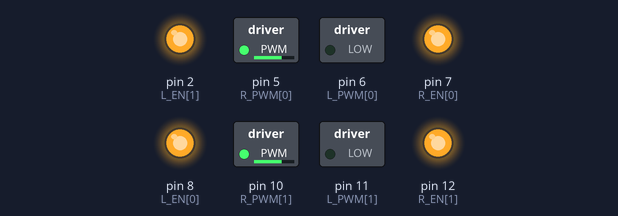
Recording of a sketch running on a simulated Arduino Uno, built with avr-gcc and run on an emulated ATmega328P. Shown: switched loads named in the sketch (green lamp = pin HIGH), output pins drawn as LEDs (lit = HIGH).

Above: at 0.1 s.
Timing chart, 0 to 1.6 s (numbered marks = the images above):
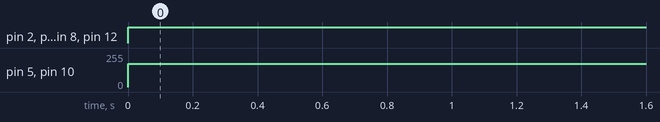

The sketch:

BTS7960_GEAR_MOTOR_2.ino
```cpp
// BTS7960(기어드 모터_수직이동)
const int R_EN[] = {7, 12};
const int L_EN[] = {8, 2};
const int R_PWM[] = {5, 10};
const int L_PWM[] = {6, 11};

const int Motor_Num = 2;

int currentSpeed[Motor_Num] = {0, 0};

const int Intermediary_Speed = 175;
const int Start_Speed = 70;
const int Speed_Increment = 5;
const int Max_Speed = 255;

// 기어드모터 핀 초기화
void setup() {
  for (int i = 0; i < Motor_Num; i++) {
    pinMode(R_EN[i], OUTPUT);
    pinMode(L_EN[i], OUTPUT);
    pinMode(R_PWM[i], OUTPUT);
    pinMode(L_PWM[i], OUTPUT);

    digitalWrite(R_EN[i], LOW);
    digitalWrite(L_EN[i], LOW);

    analogWrite(R_PWM[i], 0);
    analogWrite(L_PWM[i], 0);
  }
}

void loop () {
  Climb_Up();
}
// 기어드모터 2개 상승
void Climb_Up() {
  for (int i = 0; i < Motor_Num; i++) {
    Set_Motor(i);
  }
}

// 기어드모터 1개 속도 설정
void Set_Motor(int motor) {
  digitalWrite(R_EN[motor], HIGH);
  digitalWrite(L_EN[motor], HIGH);

  currentSpeed[motor] = Intermediary_Speed;

  analogWrite(R_PWM[motor], currentSpeed[motor]);
  analogWrite(L_PWM[motor], 0);
}

// 기어드모터 전체 정지
void Stop_Motors() {
  for (int i = 0; i < Motor_Num; i++) {
    analogWrite(R_PWM[i], 0);
    analogWrite(L_PWM[i], 0);

    digitalWrite(R_EN[i], LOW);
    digitalWrite(L_EN[i], LOW);

    currentSpeed[i] = 0;
  }
}
```

Measured:
- by itself, pin 2 (L_EN[1]), pin 7 (R_EN[0]), pin 8 (L_EN[0]), pin 12 (R_EN[1]): LOW → HIGH at 0.00 s
- by itself, pin 5 (R_PWM[0]), pin 10 (R_PWM[1]): 0/255 → 175/255 at 0.00 s
